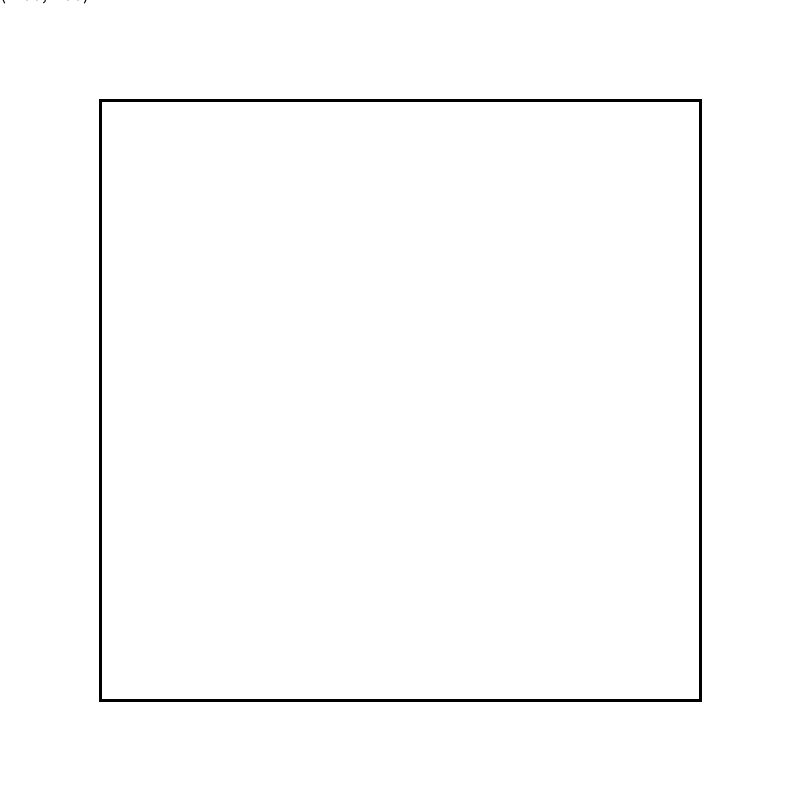
Frame 1 (no input)
Frame 60 (the mouse pressed at the canvas centre just before this capture): identical to frame 1, image omitted
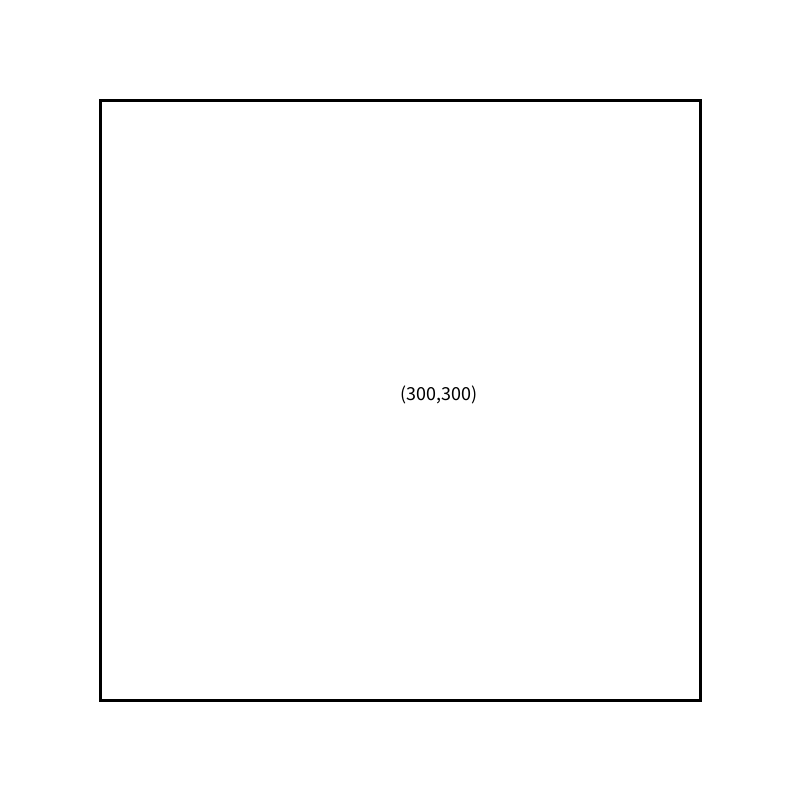
Frame 120 (the mouse held since frame 60 and released just before this capture)

The Processing sketch that drew these frames (run headless with seeded random() and noise(); from frame 60 on, the mouse is pressed at the canvas centre):

// Processing sketch: Teacher1CoordinatePoint
// ── Teacher1CoordinatePoint.pde
// coordinate intro and point moving
int x = -100;
int y = -100;
int display = 0;

void setup() {
  size(800, 800);  
  background(255);
}

void draw() {
  background(255);
  //fill(255);
  // setup "canvas"
  strokeWeight(3);
  stroke(0);
  fill(255);
  rect(width/8, height/8, width-(2*width/8), height-(2*width/8));
  // update text position
  x = mouseX;
  y = mouseY;

  // round do the nearest 10
  x = round(x/10) * 10;
  y = round(y/10) * 10;

  if (display == 0) {
    fill(0);
    textSize(20);
    text("("+(x-width/8)+","+(y-height/8)+")", x, y);
  }

  if (display == 1) {
    strokeWeight(15);
    point(width/2, height/2);
  }
  
  if(display == 2){
    
    strokeWeight(15);
    point(width/2, height/2);

    strokeWeight(2);
    stroke(255, 0, 0);
    drawArrow(350, 400, 150, 180);
    stroke(0, 0, 255);
    drawArrow(450, 400, 150, 0);

    strokeWeight(5);
    fill(255, 0, 0);
    text("- X", 250, 375);
    fill(0, 0, 255); 
    text("+ X", 525, 375);
    
    fill(0);
    textSize(20);
    text("X = "+(x-width/8), x, y); 
    
  }
  
  if (display == 3) {
    strokeWeight(15);
    point(width/2, height/2);

    strokeWeight(2);
    stroke(255, 0, 0);
    drawArrow(400, 350, 150, -90);
    stroke(0, 0, 255);
    drawArrow(400, 450, 150, 90);

    strokeWeight(5);
    fill(255, 0, 0);
    text("- Y", 325 , 275);
    fill(0, 0, 255); 
    text("+ Y", 325, 525);
    
    fill(0);
    textSize(20);
    text("Y = "+(y-width/8), x, y);
    
  }
  
  if(display == 4){
    
    strokeWeight(15);
    point(width/2, height/2);

    strokeWeight(2);
    stroke(255, 0, 0);
    drawArrow(350, 400, 150, 180);
    stroke(0, 0, 255);
    drawArrow(450, 400, 150, 0);

    strokeWeight(5);
    fill(255, 0, 0);
    text("- X", 250, 375);
    fill(0, 0, 255); 
    text("+ X", 525, 375);
    

    
    
    
    strokeWeight(15);
    point(width/2, height/2);

    strokeWeight(2);
    stroke(255, 0, 0);
    drawArrow(400, 350, 150, -90);
    stroke(0, 0, 255);
    drawArrow(400, 450, 150, 90);

    strokeWeight(5);
    fill(255, 0, 0);
    text("- Y", 325 , 275);
    fill(0, 0, 255); 
    text("+ Y", 325, 525);
    
    fill(0);
    textSize(20);
    text("("+(x-width/8)+","+(y-height/8)+")", x, y);
    
    
    
  }
  
  
  
}

void mouseReleased() {

  display+= 1;
  if (display>4) {
    display = 0;
  }
}


void drawArrow(int cx, int cy, int len, float angle) {
  pushMatrix();
  translate(cx, cy);
  rotate(radians(angle));
  line(0, 0, len, 0);
  line(len, 0, len - 8, -8);
  line(len, 0, len - 8, 8);
  popMatrix();
}
